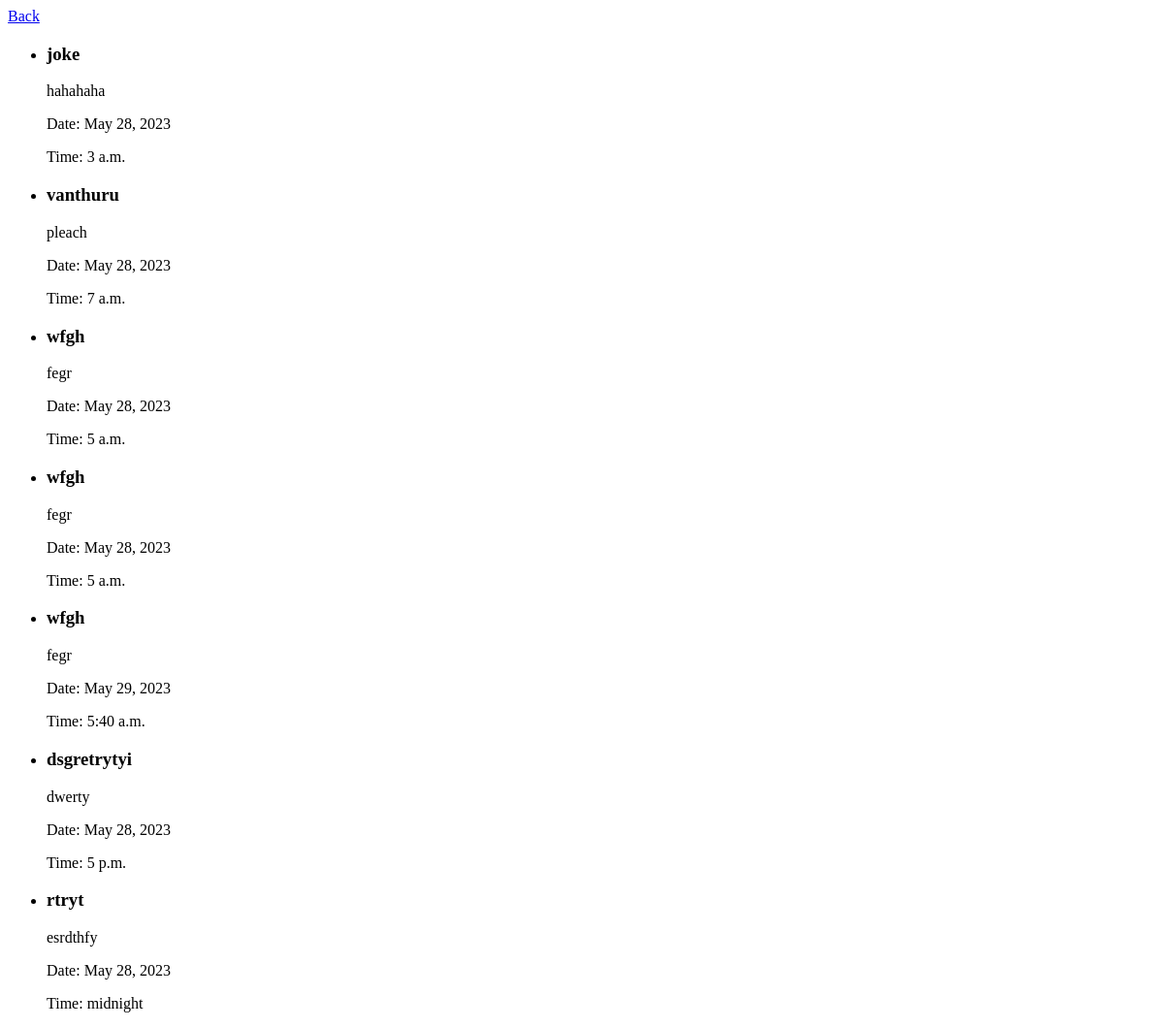
The app's page /remainders (signed in), older data.
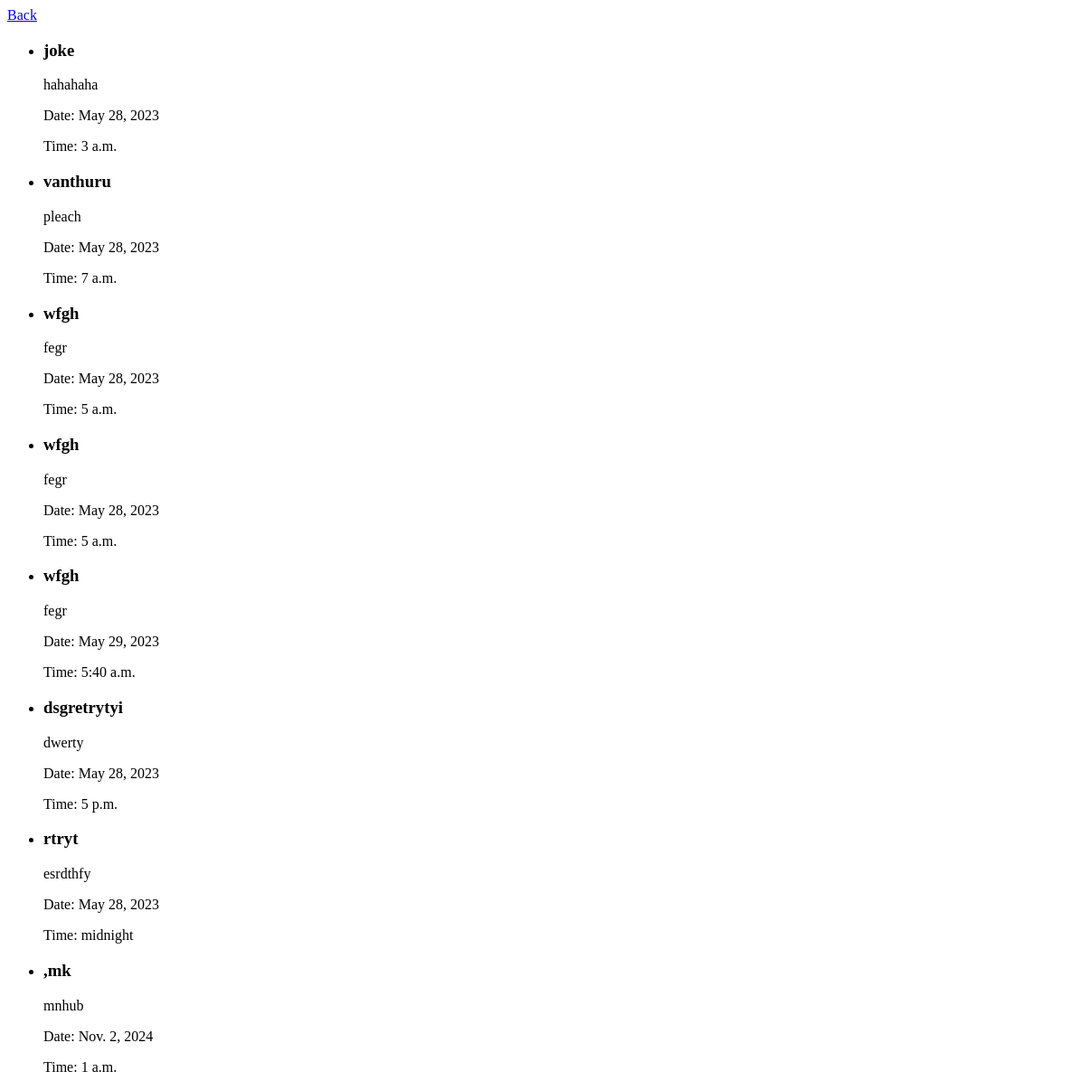
The same page, newer data.
### main/models.py (models this page shows)
class Remainder(models.Model):
    user = models.ForeignKey(User,on_delete=models.CASCADE,null=True,blank=True)
    title = models.CharField(max_length=100)
    description = models.TextField()
    date = models.DateField(default=datetime.date.today())
    time = models.TimeField(default=datetime.time())

### main/views.py (the view)
# urls.py: path('remainders',views.remainder_list,name='list'),
@login_required
def remainder_list(request):
    remainders = Remainder.objects.filter(user=request.user)
    return render(request,'main/remainder_list.html',{"remainders":remainders})

### main/template/main/remainder_list.html (shortened to what this page needs)
<!DOCTYPE html>
<html>
<head>
</head>
<body>
  <a href="{%url 'create'%}" style='--clr:#1e9bff'><span>Back</span></a>
    <ul>
        {% for remainder in remainders %}
          <li>
            <h3>{{ remainder.title }}</h3>
            <p>{{ remainder.description }}</p>
            <p>Date: {{ remainder.date }}</p>
            <p>Time: {{ remainder.time }}</p>
          </li>
        {% empty %}
          <li>No reminders found</li>
        {% endfor %}
      </ul>
</body>
</html>

Row changes from the older to the newer data that the page shows:
added Remainder: title ",mk", description "mnhub", date "Nov. 2, 2024", time "1 a.m."
